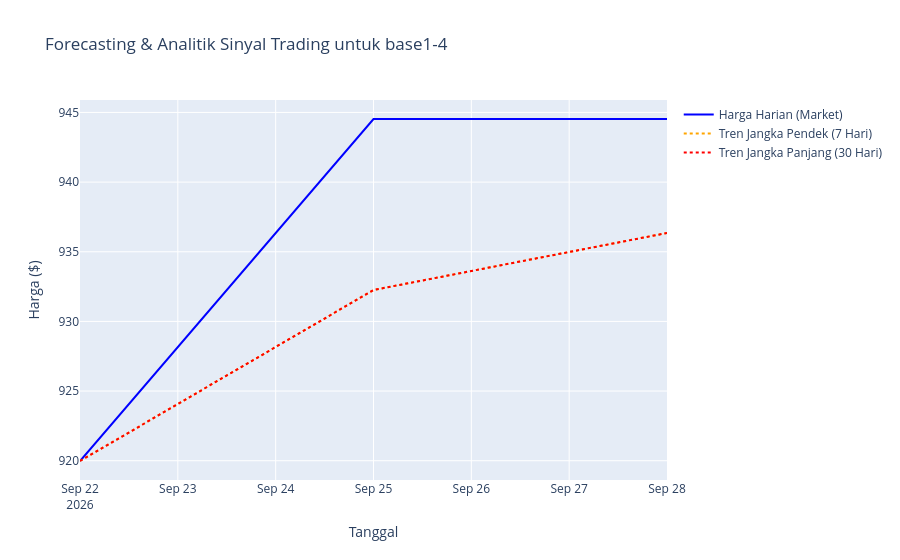

Notebook code cell kept with this figure:
### Markdown cell above
## Logika Forecasting & Sinyal Rekomendasi Buy, Hold, Sell

### Code cell
# 0. Data Cleaning: Mengisi nilai NULL (NaN) dengan harga di hari sebelumnya
df['effective_market_price'] = df['effective_market_price'].ffill()

# Jika di awal data masih ada NULL, isi dengan 0 atau buang (opsional)
df = df.dropna(subset=['effective_market_price'])

# 1. Kalkulasi Moving Average menggunakan 'effective_market_price'
df['SMA_7'] = df['effective_market_price'].rolling(window=7, min_periods=1).mean()
df['SMA_30'] = df['effective_market_price'].rolling(window=30, min_periods=1).mean()

# 2. Logika Sinyal Arbitrase (BUY / HOLD / SELL)
def generate_signal(row):
    if row['SMA_7'] > row['SMA_30']:
        return "BUY"
    elif row['SMA_7'] < row['SMA_30']:
        return "SELL"
    else:
        return "HOLD"

df['signal'] = df.apply(generate_signal, axis=1)

# 3. Visualisasi Interaktif menggunakan Plotly
fig = go.Figure()

# Plot Harga Asli
fig.add_trace(go.Scatter(x=df.index, y=df['effective_market_price'], mode='lines', name='Harga Harian (Market)', line=dict(color='blue')))
# Plot SMA 7
fig.add_trace(go.Scatter(x=df.index, y=df['SMA_7'], mode='lines', name='Tren Jangka Pendek (7 Hari)', line=dict(color='orange', dash='dot')))
# Plot SMA 30
fig.add_trace(go.Scatter(x=df.index, y=df['SMA_30'], mode='lines', name='Tren Jangka Panjang (30 Hari)', line=dict(color='red', dash='dot')))

fig.update_layout(
    title=f"Forecasting & Analitik Sinyal Trading untuk {TARGET_CARD_ID}",
    xaxis_title="Tanggal",
    yaxis_title="Harga ($)",
    hovermode="x unified"
)

fig.show()

# Menampilkan status sinyal paling akhir (terbaru)
if not df.empty:
    print("Status Sinyal Hari Ini:", df.iloc[-1]['signal'])
else:
    print("Tidak ada data valid untuk menghasilkan sinyal.")

### Figure 1 — Plotly figure (JSON) as saved in the notebook; plotly's stock layout.template omitted (floating-point values rounded to 4 significant figures)
{"data": [{"line": {"color": "blue"}, "mode": "lines", "name": "Harga Harian (Market)", "type": "scatter", "x": ["2026-09-22T00:00:00", "2026-09-25T00:00:00", "2026-09-28T00:00:00"], "y": [920.0, 944.5, 944.5]}, {"line": {"color": "orange", "dash": "dot"}, "mode": "lines", "name": "Tren Jangka Pendek (7 Hari)", "type": "scatter", "x": ["2026-09-22T00:00:00", "2026-09-25T00:00:00", "2026-09-28T00:00:00"], "y": [920.0, 932.3, 936.3]}, {"line": {"color": "red", "dash": "dot"}, "mode": "lines", "name": "Tren Jangka Panjang (30 Hari)", "type": "scatter", "x": ["2026-09-22T00:00:00", "2026-09-25T00:00:00", "2026-09-28T00:00:00"], "y": [920.0, 932.3, 936.3]}], "layout": {"hovermode": "x unified", "title": {"text": "Forecasting & Analitik Sinyal Trading untuk base1-4"}, "xaxis": {"title": {"text": "Tanggal"}}, "yaxis": {"title": {"text": "Harga ($)"}}}}
